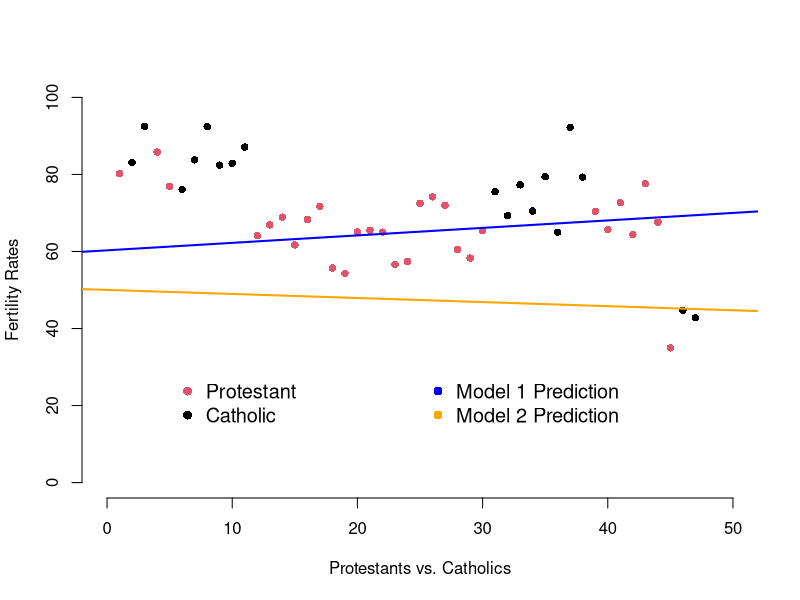

Write the R code that produced this figure.
## ---- chunk 1
knitr::opts_chunk$set(echo = TRUE)
## ---- chunk 2
model.1 <- lm(Fertility ~ Agriculture, data = swiss)
## ---- chunk 3
model.1$call
## ---- chunk 4
model.2 <- lm(Fertility ~ . -Agriculture, data = swiss)
## ---- chunk 5
model.2$call
## ---- chunk 6
faiths <- as.factor(ifelse(swiss$Catholic > 50.0, "Catholic", "Protestant"))

plot(1:nrow(swiss), 
     swiss$Fertility, 
     xlab = "Protestants vs. Catholics", 
     ylab = "Fertility Rates", 
     bty = "n", 
     pch = 16, 
     col = faiths,
     xlim = c(0, 50),
     ylim = c(0, 100))

legend(5, 
       30, 
       c("Protestant", "Catholic"), 
       pch = 16, 
       col = faiths, 
       bty = "n", 
       cex = 1.2)

abline(model.1, col = "blue", lwd = 2)

abline(model.2$coefficients[1:2], col = "orange", lwd = 2)

legend(25, 
       30, 
       c("Model 1 Prediction", "Model 2 Prediction"), 
       pch = 16, 
       col = c("blue", "orange"), 
       bty = "n", 
       cex = 1.2)
